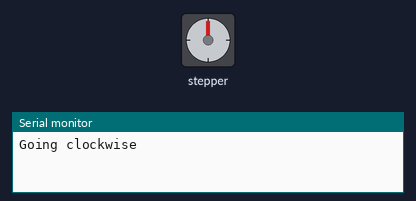
A sketch run on a simulated Arduino Uno, built with avr-gcc and run on an emulated ATmega328P. Shown: stepper motor, the last lines printed to the serial monitor. Stepper angles assume 1024 steps per turn.

Above: at 0.15 s.
At 9.99 s:
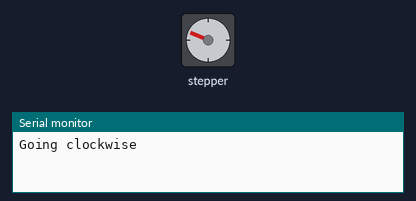
At 20.02 s:
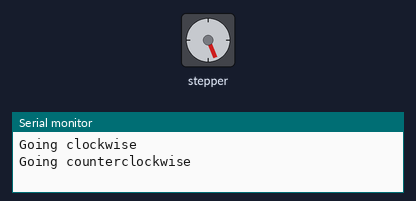
At 39.78 s:
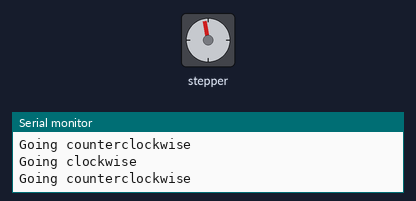
Timing chart, 0 to 40.0 s (numbered marks = the images above):
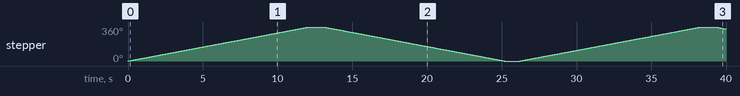

The sketch:

stepper_motor.ino
```cpp
/*
The provided code is an Arduino sketch that demonstrates how to control a stepper motor using the Stepper library. The sketch begins by including the Stepper library with `#include <Stepper.h>`, which provides the necessary functions to control the stepper motor.

A constant `stepsPerRevolution` is defined with a value of 1024, representing the number of steps the motor needs to complete one full revolution. This value can be adjusted to match the specifications of the stepper motor being used.

The ULN2003 motor driver pins are defined using `#define` directives. These pins (IN1, IN2, IN3, and IN4) are connected to the Arduino and control the stepper motor. The specific pin numbers (19, 18, 5, and 17) correspond to the digital pins on the Arduino board.

An instance of the Stepper class, named `myStepper`, is created and initialized with the number of steps per revolution and the pin numbers. This instance will be used to control the stepper motor.

In the `setup` function, the speed of the stepper motor is set to 5 revolutions per minute (rpm) using the `setSpeed` method. Additionally, the serial port is initialized with a baud rate of 115200 using `Serial.begin(115200)`. This allows for communication between the Arduino and a connected computer, which can be useful for debugging or monitoring the motor's behavior.

The `loop` function contains the main logic for controlling the stepper motor. It first prints "Going clockwise" to the serial monitor and then commands the motor to step one full revolution in the clockwise direction using `myStepper.step(stepsPerRevolution)`. After a delay of 1000 milliseconds (1 second), it prints "Going counterclockwise" to the serial monitor and commands the motor to step one full revolution in the counterclockwise direction using `myStepper.step(-stepsPerRevolution)`. This loop repeats indefinitely, causing the motor to alternate between clockwise and counterclockwise rotations.
*/
#include <Stepper.h>

const int stepsPerRevolution = 1024;  // change this to fit the number of steps per revolution

// ULN2003 Motor Driver Pins
#define IN1 19
#define IN2 18
#define IN3 5
#define IN4 17

// initialize the stepper library
Stepper myStepper(stepsPerRevolution, IN1, IN3, IN2, IN4);

void setup() {
  // set the speed at 5 rpm
  myStepper.setSpeed(5);
  // initialize the serial port
  Serial.begin(115200);
}

void loop() {
  // step one revolution in one direction:
  Serial.println("Going clockwise");
  myStepper.step(stepsPerRevolution);
  delay(1000);

  // step one revolution in the other direction:
  Serial.println("Going counterclockwise");
  myStepper.step(-stepsPerRevolution);
  delay(1000);
}
```

Measured:
- by itself, stepper: turns 360° clockwise in 12.1 s, then 360° counter-clockwise in 12.1 s, then 360° clockwise in 12.1 s, then 21° counter-clockwise in 0.66 s
